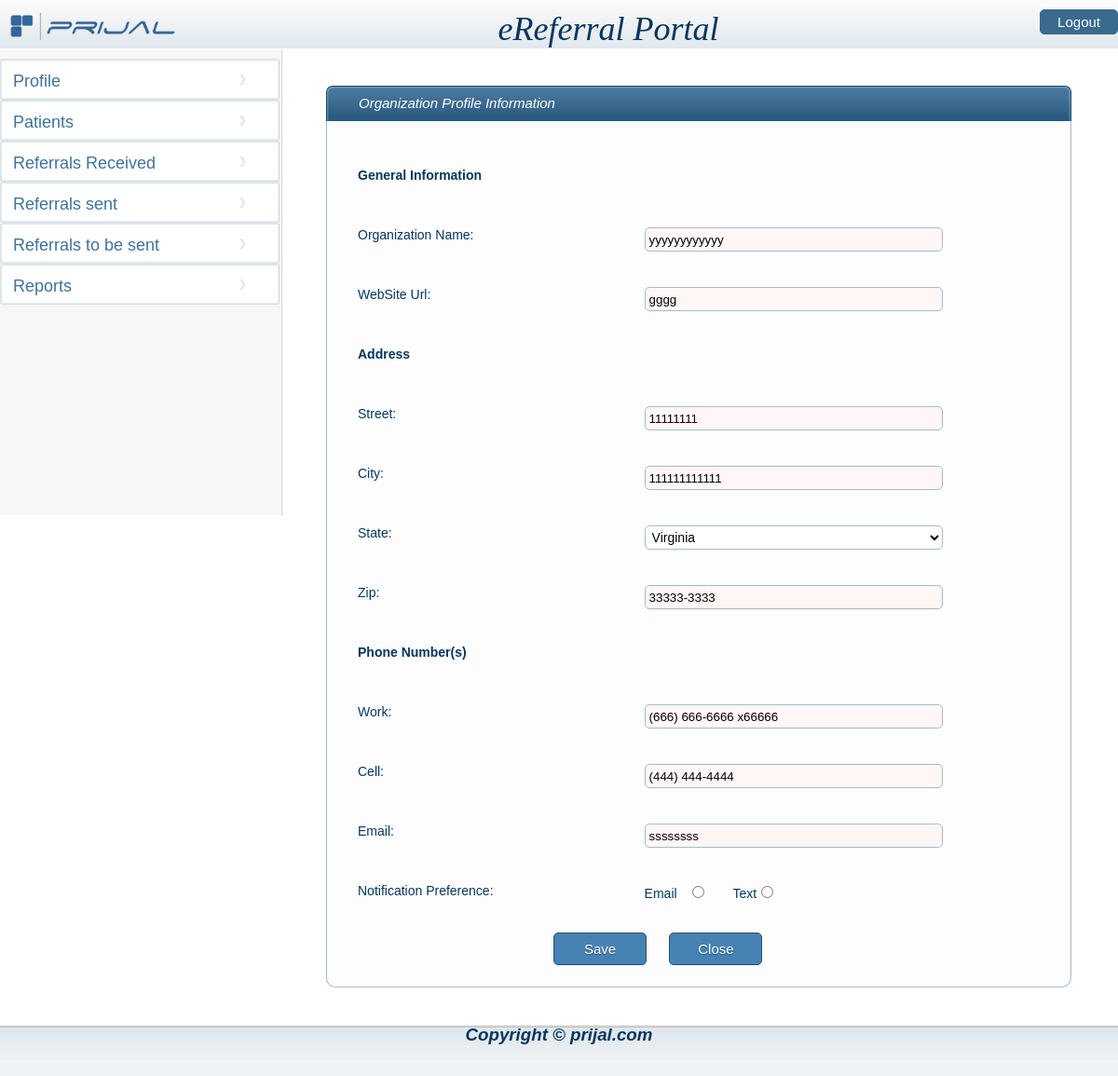
The app's page /phps/organizationprofile.php (signed in), older data.
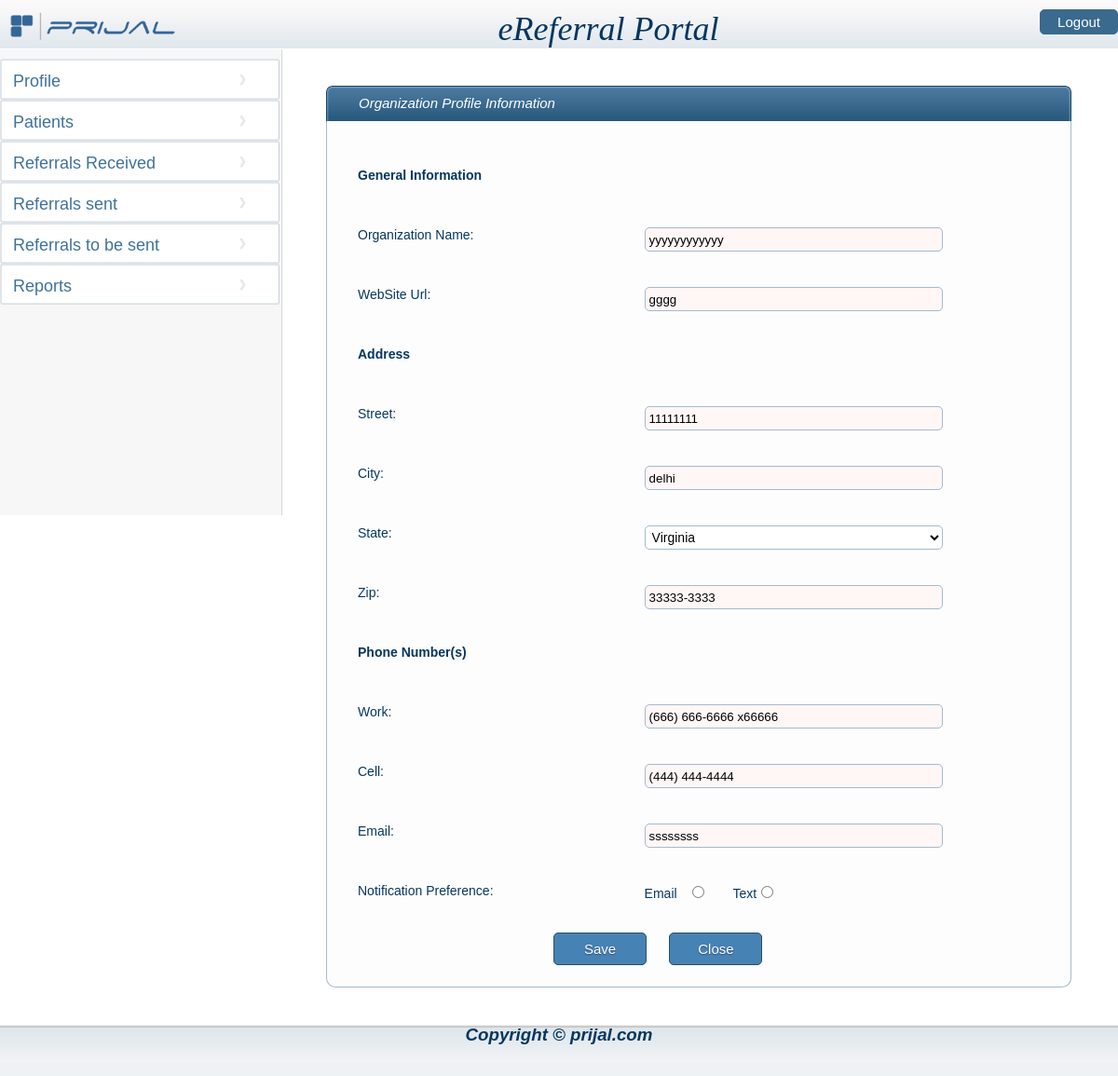
The same page, newer data.
### tables this page shows
CREATE TABLE IF NOT EXISTS `address` (
  `ADDRESS_ID` int(11) NOT NULL,
  `is_US_ADDRESS` enum('Y','N') DEFAULT NULL,
  `ADDR_street1` varchar(128) NOT NULL,
  `ADDR_street2` varchar(128) DEFAULT NULL,
  `ADDR_street3` varchar(128) DEFAULT NULL,
  `ADDR_CITY` varchar(128) NOT NULL,
  `ZIP_CD` varchar(28) DEFAULT NULL,
  `ADDR_STATE` varchar(64) NOT NULL,
  `WORK_PHONE` varchar(64) DEFAULT NULL,
  `CELL_PHONE` varchar(64) DEFAULT NULL,
  PRIMARY KEY (`ADDRESS_ID`)
);

### includes/global.inc.php (called while the page is built, shortened)
<?php
require_once '../classes/DB.class.php';
$db = new DB();
?>

### phps/organizationprofile.php (the view, shortened to what the changed rows need)
<?php
require_once '../includes/global.inc.php';
if (!isset($_POST['action'])) {
    include( "header.php");
    ?>
    <tr>
        <td style="background-color:white;height:600px;width:300px;vertical-align:middle;">
            <?php
            include( "navigationo.php");
            $account_id = $_SESSION['org_account_id'];
            $resultOrg = mysql_query("SELECT ORG_NAME ,WEBSITE_URL , ORG_EMAIL FROM  organization WHERE ACCOUNT_ID = '$account_id'");
            $rowOrg = mysql_fetch_assoc($resultOrg);
            $org_name = $rowOrg['ORG_NAME'];
            $web_url = $rowOrg['WEBSITE_URL'];
            $email = $rowOrg['ORG_EMAIL'];
            $result = mysql_query("SELECT addr_street1,addr_city,addr_state,zip_cd,work_phone,cell_phone  FROM  address WHERE address_id = '$account_id'");
            $row = mysql_fetch_assoc($result);
            $street = $row['addr_street1'];
            $city = $row['addr_city'];
            $state = $row['addr_state'];
            $zip = $row['zip_cd'];
            $work = $row['work_phone'];
            $cell = $row['cell_phone'];
            ?>
        </td>
        <td style="background-color:white;height:600px;width:900px;text-align:top;">
<table style="margin: 40px 50px 40px;width:800px" cellpadding="0px" cellspacing="0px;" >
<tr><td >
                                    <span class="left-box"></span><span class="cent-box" style="width:758px;">Organization Profile Information</span><span class="right-box"></span>
                                </td></tr>
                <tr><td>
                        <table class="main" style="width:100%">
<tr class="textBoxTable"><td class="Left">
                                    <p class="bold">
                                        General Information</p></td>
                                <td class="Right">
                                    <p>&nbsp;</p>
                                </td>
                            </tr>
<tr class="textBoxTable"><td class="Left">
                                    <p>
                                        Organization Name:</p></td>
                                <td class="Right">
                                    <p><input type="text" name="orgname" value="<?php echo $org_name; ?>" size="35" class="width320" maxlength="35" /></p>
                                </td>
                            </tr>
<tr class="textBoxTable"><td class="Left">
                                    <p>
                                        WebSite Url:</p></td>
                                <td class="Right">
                                    <p><input type="text" name="website" value="<?php echo $web_url; ?>" class="width320" size="35" maxlength="35" /></p>
                                </td>
                            </tr>
<tr class="textBoxTable"><td class="Left">
                                    <p class="bold">
                                        Address</p></td>
                                <td class="Right">
                                    <p>&nbsp;</p>
                                </td>
                            </tr>
<tr class="textBoxTable"><td class="Left">
                                    <p>
                                        Street:</p></td>
                                <td class="Right">
                                    <p><input type="text" name="street" value="<?php echo $street; ?>" class="width320" size="75" maxlength="75" /></p>
                                </td>
                            </tr>
							<tr class="textBoxTable"><td class="Left">
                                    <p>
                                        City:</p></td>
                                <td class="Right">
                                    <p><input type="text" value="<?php echo $city; ?>" class="width320" name="city" size="75" maxlength="75"/></p>
                                </td>
                            </tr>
<tr class="textBoxTable"><td class="Left">
                                    <p>
                                        State:</p></td>
                                <td class="Right">
                                    <p><select name="state" class="selectBox">
                                                    <?php
                                                    echo $db->getList('rf_state', 'state_cd', 'state_descr', $state);
                                                    ?>
                                                </select></p>
                                </td>
                            </tr>
<tr class="textBoxTable"><td class="Left">
                                    <p>
                                        Zip:</p></td>
                                <td class="Right">
                                    <p><input type="text" value="<?php echo $zip; ?>" name="zip" class="width320" id="zip" size="75" maxlength="75" /></p>
                                </td>
                            </tr>
<tr class="textBoxTable"><td class="Left">
                                    <p class="bold">
                                        Phone Number(s)</p></td>
                                <td class="Right">
                                    <p>&nbsp;</p>
                                </td>
                            </tr>
<tr class="textBoxTable"><td class="Left">
                                    <p>
                                        Work:</p></td>
                                <td class="Right">
                                    <p><input type="text" id="work" name="work" class="width320" value="<?php echo $work; ?>"
                                                                                    size="30" maxlength="30" /></p>
                                </td>
                            </tr>
<tr class="textBoxTable"><td class="Left">
                                    <p>
                                        Cell:</p></td>
                                <td class="Right">
                                    <p><input type="text" id="cell" class="width320" name="cell" value="<?php echo $cell; ?>"
                                                                                   size="30" maxlength="30"/></p>
                                </td>
                            </tr>
							<tr class="textBoxTable"><td class="Left">
                                    <p>
                                        Email:</p></td>
                                <td class="Right">
                                    <p><input type="text" class="width320" name="email" size="75" maxlength="75" value="<?php echo $email; ?>" /></p>
                                </td>
                            </tr>
<tr class="textBoxTable"><td class="Left">
                                    <p>
                                        Notification Preference:</p></td>
                                <td class="Right">
                                    <p>Email&nbsp;&nbsp;&nbsp;<input type="radio" name="notifypref" value="E">
                                                &nbsp;&nbsp;&nbsp;&nbsp;&nbsp;&nbsp;Text<input type="radio" name="notifypref" value="T"></p>
                                </td>
                            </tr>
<tr class="textBoxTable">
                                <td colspan="2" style="float:left;margin-left:220px;">
                                    <input type="submit" name="action" value="Save" style="background-color: #4682B4;border-radius:5px;height: 35px; width: 100px"/>
									<input type="submit" name="action" value="Close" style="background-color: #4682B4;border-radius:5px;height: 35px; width: 100px;margin-left:20px;"/>
                                </td></tr>
                        </table>
                    </td></tr>
            </table>
        </td></tr>
    <?php
    include( "footer.php");
    ?>
    </table>
    </form>
    </body>
    </html>
    <?php
}
?>

Row changes from the older to the newer data that the page shows:
changed address: city "111111111111" → "delhi"
